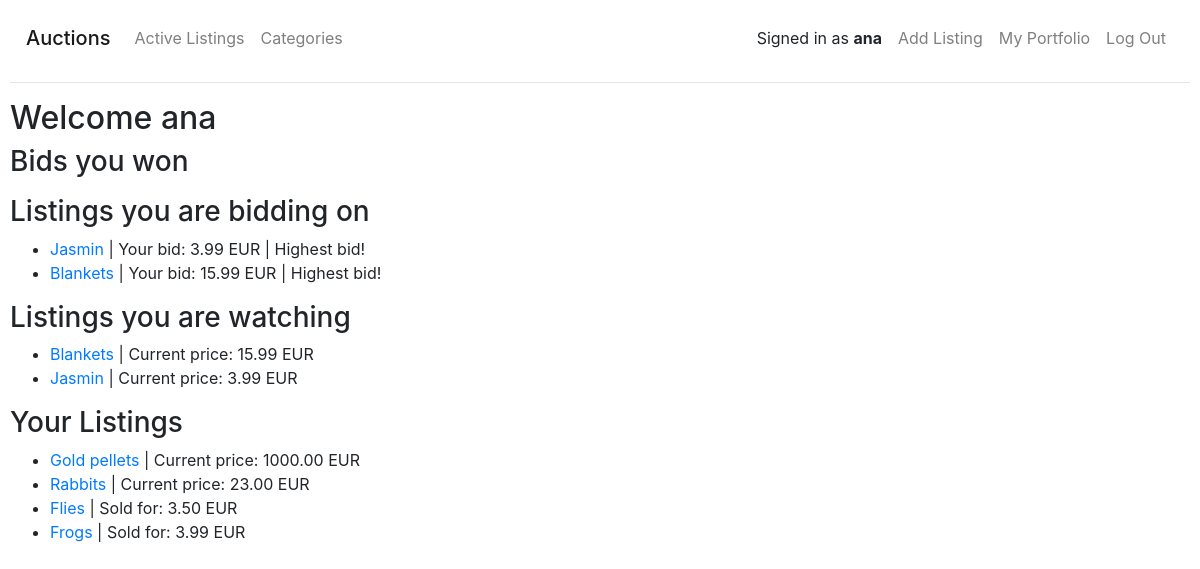
Page /portfolio (signed in) on the earlier database version.
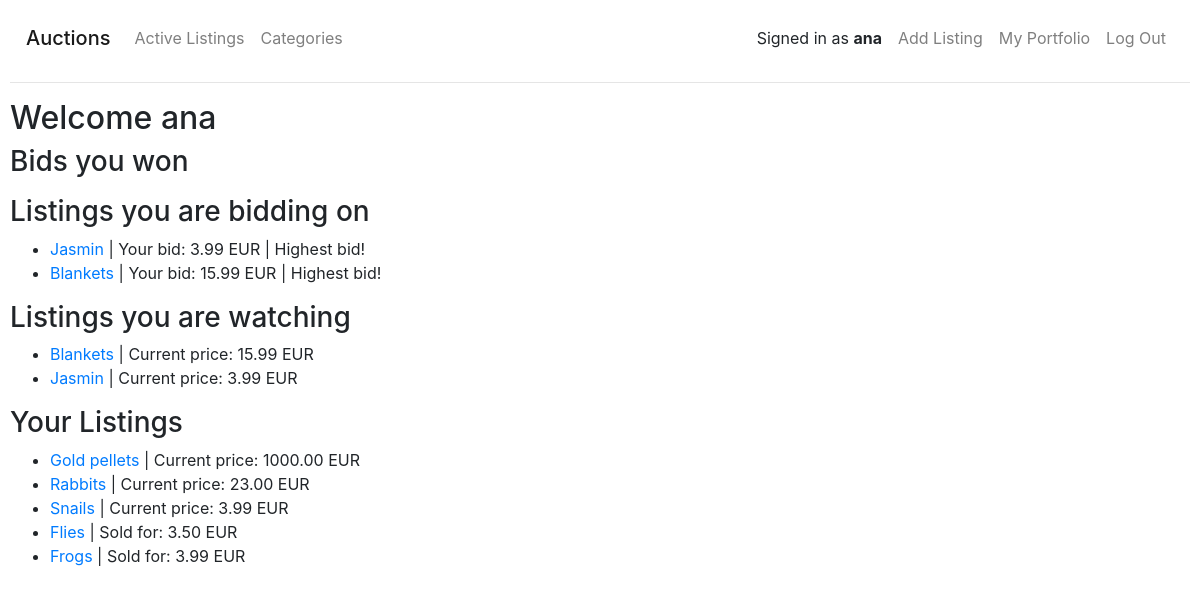
Same page on the later database version.
### auctions/models.py (models this page shows, shortened)
class Bid(models.Model):
    listing = models.ForeignKey('Listing', on_delete=models.CASCADE, related_name='bids')
    user = models.ForeignKey(User, on_delete=models.CASCADE, related_name='bids')
    bid = models.DecimalField(max_digits=7, decimal_places=2)
    winning_bid = models.BooleanField(default=False)

class Listing(models.Model):
    user = models.ForeignKey(User, on_delete=models.CASCADE, related_name='listings')
    category = models.ForeignKey(Category, on_delete=models.CASCADE, related_name='listings', default=1)
    title = models.CharField(max_length=32)
    description = models.CharField(max_length=640, blank=True)
    image_url = models.URLField(max_length=200, blank=True)
    start_bid = models.DecimalField(max_digits=7, decimal_places=2)
    current_price = models.DecimalField(max_digits=7, decimal_places=2)
    closed = models.BooleanField(default=False)

### auctions/views.py (the view)
# urls.py: path('portfolio', views.portfolio, name='portfolio')
@login_required(login_url='/login')
def portfolio(request):
    user = request.user
    id_list = Bid.objects.filter(user=user).values('user','listing').annotate(Max('id')).values('id__max')
    bids = Bid.objects.filter(pk__in=id_list)
    return render(request, 'auctions/portfolio.html', {
        'watching': user.watching.all().order_by('title'),
        'bids': bids,
        'listings': user.listings.all().order_by('closed', 'title')
    })

### auctions/templates/auctions/portfolio.html (shortened to what this page needs)
{% extends "auctions/layout.html" %}
{% block body %}
<h2>Welcome {{ user }}</h2>
<h3>Bids you won</h3>
<h3>Listings you are bidding on</h3>
<ul>
  {% for bid in bids %}
  {% if not bid.listing.closed %}
  <li>
    <a href="{% url 'item' bid.listing.id %}">{{bid.listing.title}}</a> |
    Your bid: {{bid.bid}} EUR |
    {% if bid.bid != bid.listing.current_price %}
    Current price: {{ bid.listing.current_price }}
    {% else %}
    Highest bid!
    {% endif %}
  </li>
  {% endif %}
  {% endfor %}
</ul>
<h3>Listings you are watching</h3>
<ul>
  {% for listing in watching %}
  {% if not listing.closed %}
  <li><a href="{% url 'item' listing.id %}">{{ listing.title }}</a> | Current price: {{ listing.current_price }} EUR
  </li>
  {% endif %}
  {% endfor %}
</ul>
<h3>Your Listings</h3>
<ul>
  {% for listing in listings %}
  <li>
    <a href="{% url 'item' listing.id %}">{{ listing.title }}</a> |
    {% if listing.closed %} Sold for: {% else %} Current price: {% endif %}
    {{ listing.current_price }} EUR
  </li>
  {% endfor %}
</ul>
{% endblock %}

Differences in the rows shown:
added Listing: title "Snails", shows "Current price:", current_price "3.99", shown under "Your Listings"
